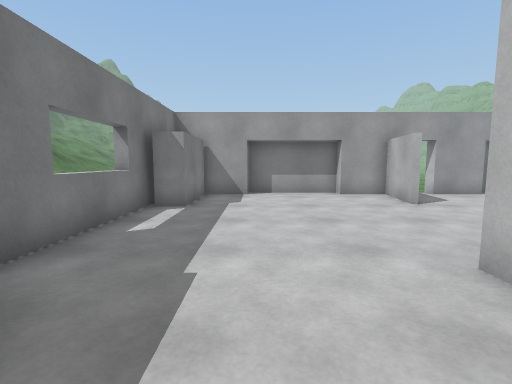
view 1 (above)

18 first-person views from a walk through a 3-D level made in the Unity game engine. The camera is 1.2 m above the floor, tilts 6° down and sees 85° across. The floor is counted in squares, 1 m on a side. Each view is taken from the middle of a square. On the plan, view 1 faces up. The plan holds only what a view shows up to about 13 squares ahead; the rest is blank. The place goes on beyond the plan. Surface patterns are stand-ins for the level's own textures.

view 2
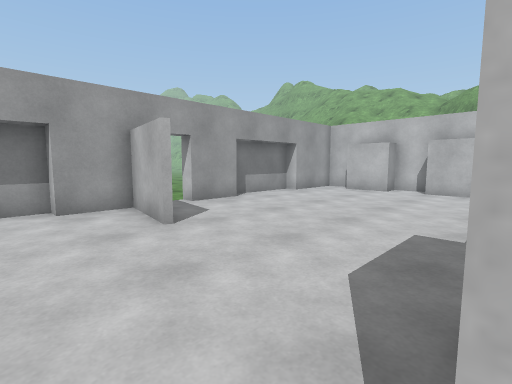

view 3
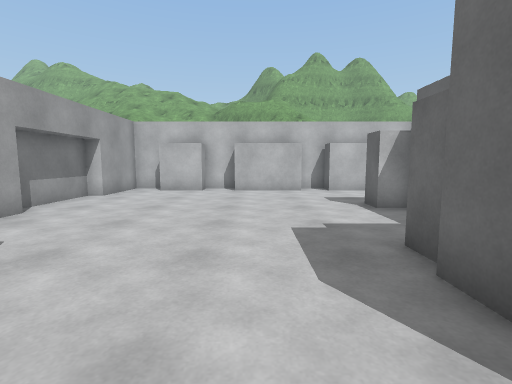

view 4
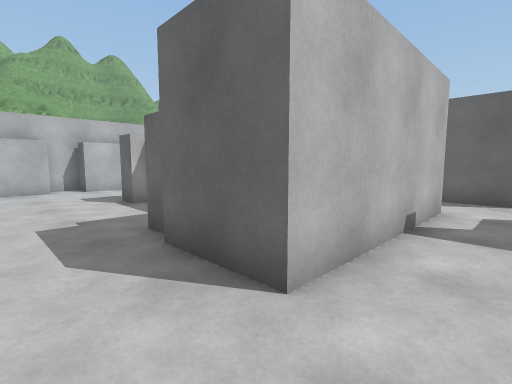

view 5
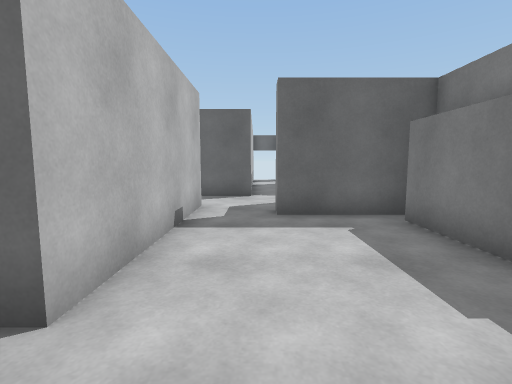

view 6
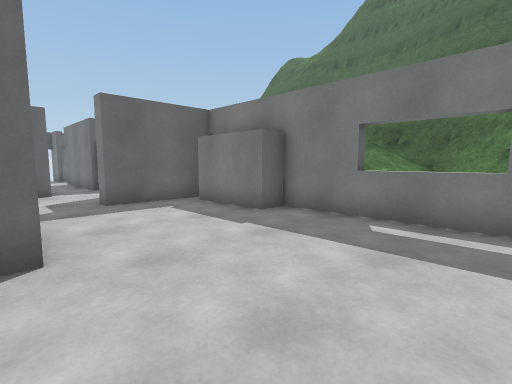

view 7
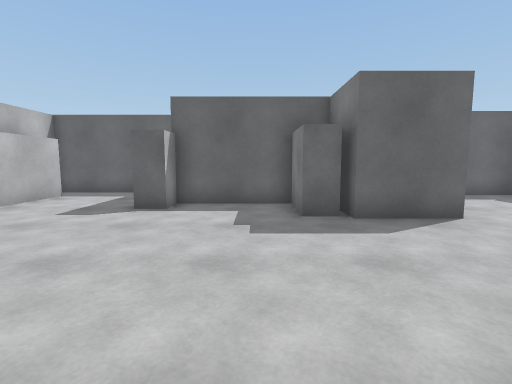

view 8
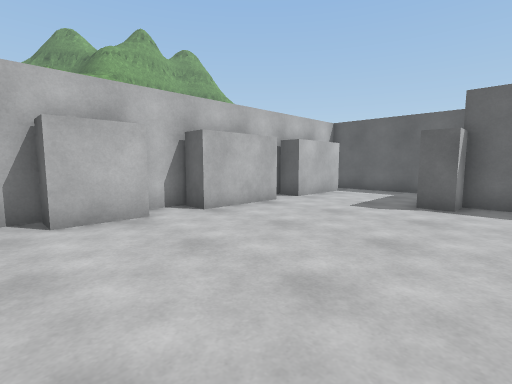

view 9
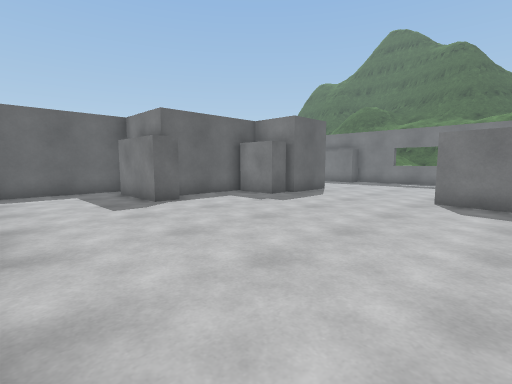

view 10
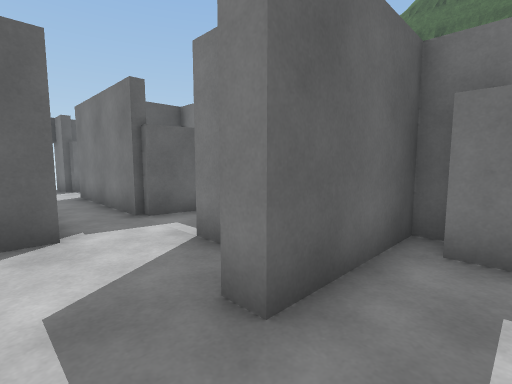

view 11
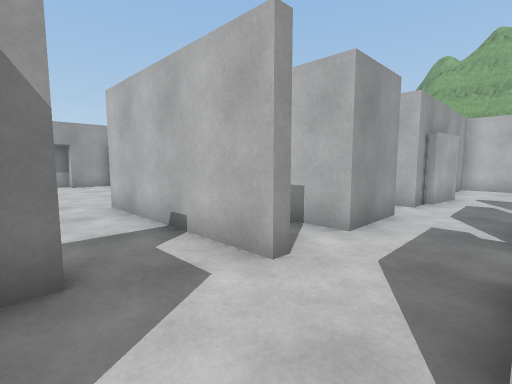

view 12
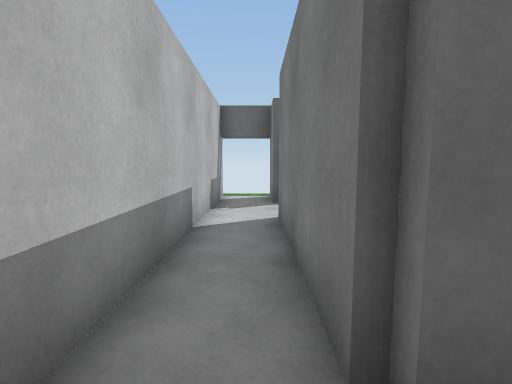

view 13
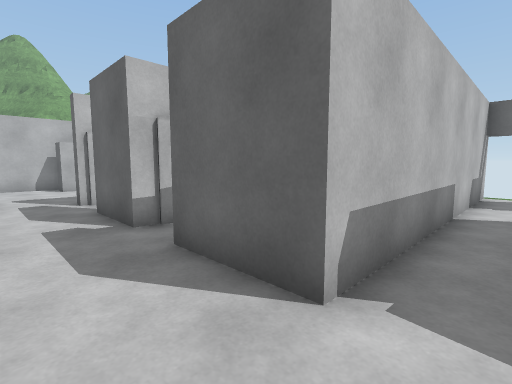

view 14
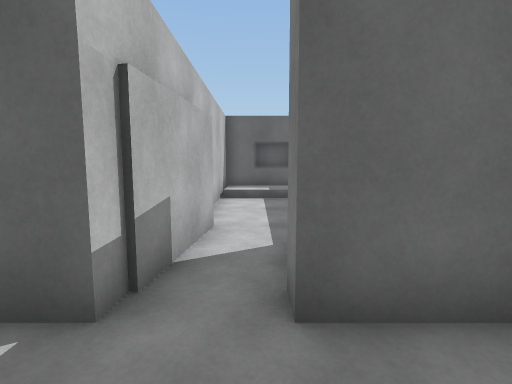

view 15
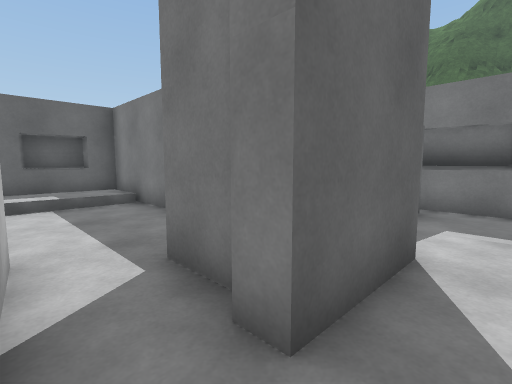

view 16
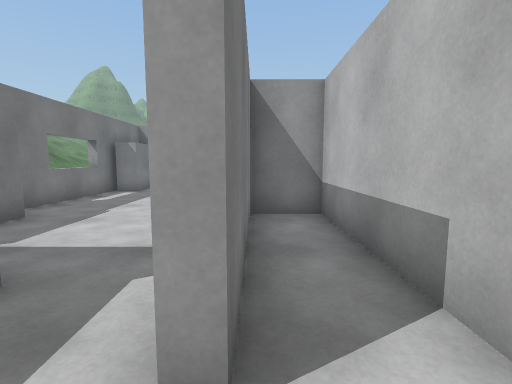

view 17
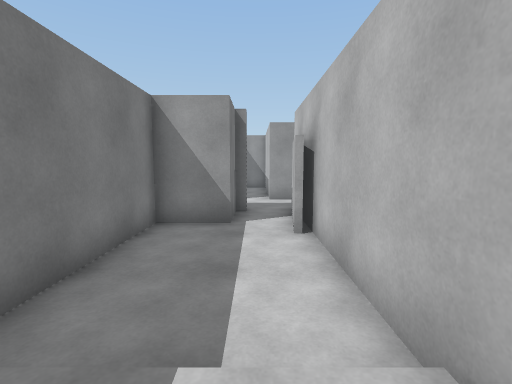

view 18
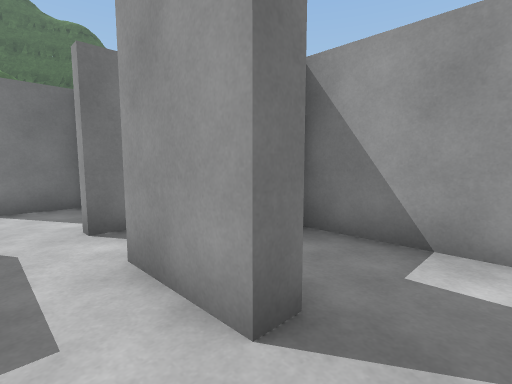

### Floor plan
Ten units are one square. View 1 is at (0, 0); x grows to the right and y downward. Boxes are objects, and circles mark ways between rooms. Rooms are numbered by the first view taken in them; rooms with no view inside come last. Other rooms are left out.
<svg viewBox="-42 -116 192 271">
<path fill="none" stroke="#000" d="M50 -28 60 -28 60 -8 93 -8 93 -18 102 -18 102 11M45 -80 49 -106 32 -106M50 -97 47 -80M86 -106 67 -106 67 -111M32 -111 -4 -111M98 22 145 22M140 -30 140 -59 145 -59M-2 -106 -19 -106 -19 -76 -29 -76M121 -111 90 -111M25 29 25 -31 49 -31M145 -73 140 -73 140 -91 145 -91M-30 -84 -30 -21 -21 -21 -21 9M140 11 140 -18M145 -106 121 -106M-30 9 -30 14 5 14 5 19M-24 59 -5 62 -5 111M-37 44 -37 62M-5 20 -5 39M5 19 0 19M-5 132 -5 150M12 150 12 50 25 50M-30 42 -30 61M48 83 51 54M34 55 34 72 15 72 15 144 52 144 52 68M25 50 37 50 37 56M52 55 52 50M46 28 46 -25 29 -25 29 29M24 144 24 150 41 150M67 21 67 28 46 28M83 28 83 22M79 -3 49 -3M52 50 75 50M89 55 89 50"/>
<circle cx="15" cy="20" r="3" fill="#2a7"/>
<circle cx="30" cy="35" r="3" fill="#2a7"/>
<circle cx="55" cy="40" r="3" fill="#2a7"/>
<text x="60" y="-50">1</text>
<text x="0" y="70">2</text>
<text x="30" y="80">3</text>
<text x="70" y="20">4</text>
</svg>
Room 1 opens to room 2. Room 2 opens to room 3. Room 3 opens to room 4.

Where each view was taken, in squares from view 1:
view 1: 0 up, 0 right, facing up
view 2: 3 up, 2 right, facing up-right
view 3: 5 up, 2 right, facing right
view 4: 5 up, 1 right, facing down-right
view 5: 5 up, 1 right, facing down
view 6: 7 up, 3 right, facing down-left
view 7: 9 up, 7 right, facing down
view 8: 10 up, 8 right, facing down-right
view 9: 10 up, 14 right, facing down-left
view 10: 0 up, 2 right, facing down-left
view 11: 5 down, 0 right, facing up-right
view 12: 5 down, 0 right, facing down
view 13: 3 down, 0 right, facing down-right
view 14: 3 down, 4 right, facing down
view 15: 4 down, 5 right, facing down-left
view 16: 4 down, 3 right, facing up
view 17: 14 down, 4 right, facing up
view 18: 4 down, 8 right, facing up-left
